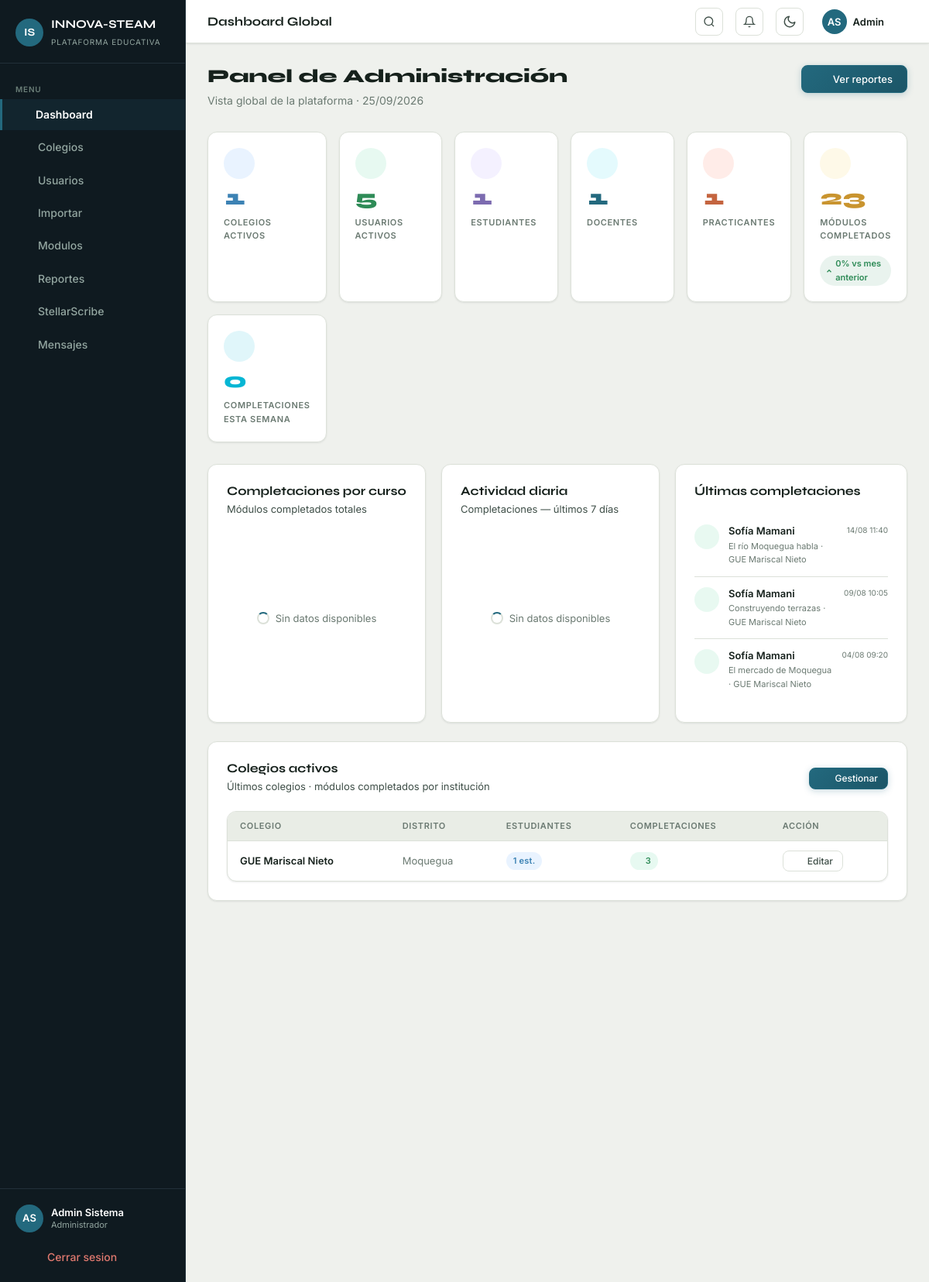
Page /admin/index.php (signed in) on the committed database.
### tables this page shows
CREATE TABLE progreso_estudiante (
  id              INT UNSIGNED AUTO_INCREMENT PRIMARY KEY,
  estudiante_id   INT UNSIGNED NOT NULL,
  modulo_id       INT UNSIGNED NOT NULL,
  paso_actual     TINYINT      NOT NULL DEFAULT 1,
  estrellas_quiz  TINYINT      NOT NULL DEFAULT 0,
  intentos_quiz   TINYINT      NOT NULL DEFAULT 0,
  completado      TINYINT(1)   NOT NULL DEFAULT 0,
  completado_en   TIMESTAMP    NULL,
  UNIQUE KEY uk_progreso (estudiante_id, modulo_id),
  CONSTRAINT fk_prog_estudiante FOREIGN KEY (estudiante_id) REFERENCES usuarios(id) ON DELETE CASCADE,
  CONSTRAINT fk_prog_modulo     FOREIGN KEY (modulo_id)     REFERENCES modulos(id)  ON DELETE CASCADE
);

CREATE TABLE usuarios (
  id              INT UNSIGNED AUTO_INCREMENT PRIMARY KEY,
  nombre          VARCHAR(100) NOT NULL,
  apellido        VARCHAR(100) NOT NULL,
  email           VARCHAR(180) UNIQUE,
  codigo_acceso   VARCHAR(30)  UNIQUE,
  password_hash   VARCHAR(255) NOT NULL,
  rol             ENUM('admin','admin_colegio','docente','practicante','estudiante') NOT NULL,
  colegio_id      INT UNSIGNED,
  universidad     VARCHAR(200),
  telefono_tutor  VARCHAR(30),
  activo          TINYINT(1)   NOT NULL DEFAULT 1,
  created_at      TIMESTAMP    NOT NULL DEFAULT CURRENT_TIMESTAMP,
  CONSTRAINT fk_usuarios_colegio FOREIGN KEY (colegio_id) REFERENCES colegios(id) ON DELETE SET NULL
);

CREATE TABLE modulos (
  id                  INT UNSIGNED AUTO_INCREMENT PRIMARY KEY,
  curso_id            INT UNSIGNED NOT NULL,
  titulo              VARCHAR(200) NOT NULL,
  descripcion         TEXT,
  grado_ciclo         ENUM('ciclo_v','ambos') NOT NULL DEFAULT 'ciclo_v',
  minutos_estimados   INT          NOT NULL DEFAULT 45,
  orden               INT          NOT NULL DEFAULT 0,
  activo              TINYINT(1)   NOT NULL DEFAULT 1,
  created_at          TIMESTAMP    NOT NULL DEFAULT CURRENT_TIMESTAMP,
  CONSTRAINT fk_modulos_curso FOREIGN KEY (curso_id) REFERENCES cursos(id) ON DELETE CASCADE
);

CREATE TABLE colegios (
  id          INT UNSIGNED AUTO_INCREMENT PRIMARY KEY,
  nombre      VARCHAR(200)  NOT NULL,
  distrito    VARCHAR(100)  NOT NULL,
  ugel_codigo VARCHAR(30)   NOT NULL,
  director    VARCHAR(150),
  telefono    VARCHAR(30),
  activo      TINYINT(1)    NOT NULL DEFAULT 1,
  created_at  TIMESTAMP     NOT NULL DEFAULT CURRENT_TIMESTAMP
);

### includes/config.php (called while the page is built, shortened)
<?php
function sanitize(string $val): string
{
    return htmlspecialchars(trim($val), ENT_QUOTES, 'UTF-8');
}

### admin/index.php (the view, shortened to what this page needs)
<?php
require_once __DIR__ . '/../includes/config.php';
$pdo = getDB();
$porRol = [];
$totalUsuarios = 0;
foreach ($pdo->query("SELECT rol, COUNT(*) AS n FROM usuarios WHERE activo=1 GROUP BY rol") as $fila) {
    $porRol[$fila['rol']] = (int)$fila['n'];
    $totalUsuarios += (int)$fila['n'];
}
$stats = [
    'colegios'     => (int)$pdo->query("SELECT COUNT(*) FROM colegios WHERE activo=1")->fetchColumn(),
    'usuarios'     => $totalUsuarios,
    'estudiantes'  => $porRol['estudiante']  ?? 0,
    'docentes'     => $porRol['docente']     ?? 0,
    'practicantes' => $porRol['practicante'] ?? 0,
    'completados'  => (int)$pdo->query("SELECT COUNT(*) FROM progreso_estudiante WHERE completado=1")->fetchColumn(),
];
$prev = [
    'colegios'     => (int)$pdo->query("SELECT COUNT(*) FROM colegios WHERE activo=1 AND created_at < DATE_SUB(NOW(), INTERVAL 30 DAY)")->fetchColumn(),
    'usuarios'     => (int)$pdo->query("SELECT COUNT(*) FROM usuarios WHERE activo=1 AND created_at < DATE_SUB(NOW(), INTERVAL 30 DAY)")->fetchColumn(),
    'completados'  => (int)$pdo->query("SELECT COUNT(*) FROM progreso_estudiante WHERE completado=1 AND completado_en < DATE_SUB(NOW(), INTERVAL 30 DAY)")->fetchColumn(),
];
function trendPct(int $curr, int $prev): array {
    if ($prev === 0) return ['pct' => null, 'dir' => 'flat'];
    $pct = round(($curr - $prev) / $prev * 100);
    return ['pct' => abs($pct), 'dir' => $pct >= 0 ? 'up' : 'down'];
}
$tCompletados = trendPct($stats['completados'], $prev['completados']);
$actividad = $pdo->query("
    SELECT u.nombre, u.apellido, m.titulo AS modulo, c.nombre AS colegio,
           pe.completado_en
    FROM progreso_estudiante pe
    JOIN usuarios u ON u.id = pe.estudiante_id
    JOIN modulos m ON m.id = pe.modulo_id
    JOIN estudiante_aula ea ON ea.estudiante_id = pe.estudiante_id
    JOIN aulas a ON a.id = ea.aula_id
    JOIN colegios c ON c.id = a.colegio_id
    WHERE pe.completado = 1
    ORDER BY pe.completado_en DESC
    LIMIT 8
")->fetchAll();
$stats['esta_semana'] = (int)$pdo->query("SELECT COUNT(*) FROM progreso_estudiante WHERE completado=1 AND completado_en >= DATE_SUB(NOW(), INTERVAL 7 DAY)")->fetchColumn();
$colegiosRecientes = $pdo->query("
    SELECT col.*,
           COUNT(DISTINCT u.id)   AS total_estudiantes,
           COUNT(DISTINCT pe.id)  AS total_completados
    FROM colegios col
    LEFT JOIN aulas a ON a.colegio_id = col.id
    LEFT JOIN estudiante_aula ea ON ea.aula_id = a.id
    LEFT JOIN usuarios u ON u.id = ea.estudiante_id AND u.rol='estudiante'
    LEFT JOIN progreso_estudiante pe ON pe.estudiante_id = u.id AND pe.completado = 1
    WHERE col.activo = 1
    GROUP BY col.id
    ORDER BY col.created_at DESC
    LIMIT 6
")->fetchAll();
require_once __DIR__ . '/../includes/header.php';
?>
<div class="page-action-header">
  <div>
    <h1 class="page-title">Panel de Administración</h1>
    <p class="page-subtitle">Vista global de la plataforma · <?= date('d/m/Y') ?></p>
  </div>
  <a href="<?= BASE_URL ?>/admin/reportes.php" class="btn btn-primary">
    <i data-lucide="bar-chart-2" style="width:16px;height:16px"></i>
    Ver reportes
  </a>
</div>
<div class="stats-grid-6">
  <div class="stat-card">
    <div class="stat-icon" style="background:rgba(74,158,255,.12);color:var(--blue)">
      <i data-lucide="building-2" style="width:22px;height:22px"></i>
    </div>
    <div class="stat-value" style="color:var(--blue)"><?= $stats['colegios'] ?></div>
    <div class="stat-label">Colegios activos</div>
  </div>
  <div class="stat-card">
    <div class="stat-icon" style="background:rgba(62,207,142,.12);color:var(--green)">
      <i data-lucide="users" style="width:22px;height:22px"></i>
    </div>
    <div class="stat-value" style="color:var(--green)"><?= $stats['usuarios'] ?></div>
    <div class="stat-label">Usuarios activos</div>
  </div>
  <div class="stat-card">
    <div class="stat-icon" style="background:rgba(167,139,250,.12);color:var(--purple)">
      <i data-lucide="graduation-cap" style="width:22px;height:22px"></i>
    </div>
    <div class="stat-value" style="color:var(--purple)"><?= $stats['estudiantes'] ?></div>
    <div class="stat-label">Estudiantes</div>
  </div>
  <div class="stat-card">
    <div class="stat-icon" style="background:rgba(34,211,238,.12);color:var(--teal)">
      <i data-lucide="user-check" style="width:22px;height:22px"></i>
    </div>
    <div class="stat-value" style="color:var(--teal)"><?= $stats['docentes'] ?></div>
    <div class="stat-label">Docentes</div>
  </div>
  <div class="stat-card">
    <div class="stat-icon" style="background:rgba(251,99,64,.12);color:var(--coral)">
      <i data-lucide="book-open" style="width:22px;height:22px"></i>
    </div>
    <div class="stat-value" style="color:var(--coral)"><?= $stats['practicantes'] ?></div>
    <div class="stat-label">Practicantes</div>
  </div>
  <div class="stat-card">
    <div class="stat-icon" style="background:rgba(245,200,66,.12);color:var(--gold)">
      <i data-lucide="check-circle-2" style="width:22px;height:22px"></i>
    </div>
    <div class="stat-value" style="color:var(--gold)"><?= $stats['completados'] ?></div>
    <div class="stat-label">Módulos completados</div>
    <?php if ($tCompletados['pct'] !== null): ?>
    <span class="stat-trend <?= $tCompletados['dir'] ?>">
      <?php if ($tCompletados['dir'] === 'up'): ?>
      <svg viewBox="0 0 24 24" fill="none" stroke="currentColor" stroke-width="3"><polyline points="18 15 12 9 6 15"/></svg>
      <?php else: ?>
      <svg viewBox="0 0 24 24" fill="none" stroke="currentColor" stroke-width="3"><polyline points="6 9 12 15 18 9"/></svg>
      <?php endif; ?>
      <?= $tCompletados['pct'] ?>% vs mes anterior
    </span>
    <?php endif; ?>
  </div>
  <div class="stat-card" style="grid-column:span 1">
    <div class="stat-icon" style="background:rgba(6,182,212,.12);color:#06b6d4">
      <i data-lucide="zap" style="width:22px;height:22px"></i>
    </div>
    <div class="stat-value" style="color:#06b6d4"><?= $stats['esta_semana'] ?></div>
    <div class="stat-label">Completaciones esta semana</div>
  </div>
</div>
<div style="display:grid;grid-template-columns:1fr 1fr 300px;gap:20px;margin-bottom:24px">
  <div class="card">
    <div class="card-header">
      <div>
        <h2 class="card-title">Completaciones por curso</h2>
        <p class="card-subtitle">Módulos completados totales</p>
      </div>
    </div>
    <div class="chart-container" style="height:220px;position:relative" id="wrap1">
      <div class="chart-loading" id="load1">Cargando...</div>
    </div>
  </div>
  <div class="card">
    <div class="card-header">
      <div>
        <h2 class="card-title">Actividad diaria</h2>
        <p class="card-subtitle">Completaciones — últimos 7 días</p>
      </div>
    </div>
    <div class="chart-container" style="height:220px;position:relative" id="wrap2">
      <div class="chart-loading" id="load2">Cargando...</div>
    </div>
  </div>
  <div class="card" style="min-width:0">
    <div class="card-header">
      <h2 class="card-title">Últimas completaciones</h2>
    </div>
    <?php if (empty($actividad)): ?>
    <p style="font-size:13px;color:var(--text-muted);padding:8px 0">Sin actividad reciente.</p>
    <?php else: ?>
    <div class="activity-feed">
      <?php foreach ($actividad as $a): ?>
      <div class="activity-item">
        <div class="activity-dot" style="background:rgba(62,207,142,.12);color:var(--green)">
          <i data-lucide="check-circle-2"></i>
        </div>
        <div class="activity-text">
          <div class="activity-title"><?= sanitize($a['nombre'] . ' ' . $a['apellido']) ?></div>
          <div class="activity-meta"><?= sanitize($a['modulo']) ?> · <?= sanitize($a['colegio']) ?></div>
        </div>
        <span style="font-size:10px;color:var(--text-muted);white-space:nowrap;flex-shrink:0">
          <?= isset($a['completado_en']) ? date('d/m H:i', strtotime($a['completado_en'])) : '' ?>
        </span>
      </div>
      <?php endforeach; ?>
    </div>
    <?php endif; ?>
  </div>
</div>
<div class="card mb-24">
  <div class="card-header">
    <div>
      <h2 class="card-title">Colegios activos</h2>
      <p class="card-subtitle">Últimos colegios · módulos completados por institución</p>
    </div>
    <a href="<?= BASE_URL ?>/admin/colegios.php" class="btn btn-primary btn-sm">
      <i data-lucide="settings" style="width:14px;height:14px"></i>
      Gestionar
    </a>
  </div>
  <div class="table-wrapper">
    <table>
      <thead>
        <tr>
          <th>Colegio</th>
          <th>Distrito</th>
          <th>Estudiantes</th>
          <th>Completaciones</th>
          <th>Acción</th>
        </tr>
      </thead>
      <tbody>
        <?php if (empty($colegiosRecientes)): ?>
        <tr><td colspan="5" style="text-align:center;padding:32px;color:var(--text-muted)">Sin colegios registrados</td></tr>
        <?php else: ?>
        <?php foreach ($colegiosRecientes as $col): ?>
        <tr>
          <td style="font-weight:600"><?= sanitize($col['nombre']) ?></td>
          <td style="color:var(--text-muted)"><?= sanitize($col['distrito']) ?></td>
          <td><span class="badge" style="background:rgba(74,158,255,.12);color:var(--blue)"><?= (int)$col['total_estudiantes'] ?> est.</span></td>
          <td>
            <span class="badge" style="background:rgba(62,207,142,.12);color:var(--green)">
              <i data-lucide="check" style="width:11px;height:11px"></i>
              <?= (int)$col['total_completados'] ?>
            </span>
          </td>
          <td>
            <a href="<?= BASE_URL ?>/admin/colegios.php?edit=<?= (int)$col['id'] ?>" class="btn btn-ghost btn-sm">
              <i data-lucide="pencil" style="width:13px;height:13px"></i>
              Editar
            </a>
          </td>
        </tr>
        <?php endforeach; ?>
        <?php endif; ?>
      </tbody>
    </table>
  </div>
</div>
<div style="display:grid;grid-template-columns:1fr 1fr;gap:20px;margin-bottom:24px">
</div>
<?php require_once __DIR__ . '/../includes/footer.php'; ?>

### assets/css/motion.css (style rules this page uses)
.reveal-ready [data-reveal] { opacity: 0; transform: translateY(14px); }
.reveal-ready [data-reveal].is-visible { opacity: 1; transform: none; transition: opacity .45s cubic-bezier(.22, 1, .36, 1), transform .45s cubic-bezier(.22, 1, .36, 1); transition-delay: var(--reveal-delay, 0ms); }
.stat-value, .ring-label, td.num, .tabular { font-variant-numeric: tabular-nums; }
.stat-card { position: relative; }
.stat-card::before { content: ''; position: absolute; top: 0; left: 0; right: 0; height: 2px; background: var(--accent); border-radius: var(--radius) var(--radius) 0 0; transform: scaleX(0); transform-origin: left; transition: transform .3s cubic-bezier(.22, 1, .36, 1); }
:where(a, button, input, select, textarea, [tabindex]):focus-visible { outline: 2px solid var(--accent); outline-offset: 2px; border-radius: 4px; }

### rows in the picture
progreso_estudiante: estudiante.apellido "Sofía Mamani", modulo.titulo "El río Moquegua habla", colegios.nombre "GUE Mariscal Nieto", completado_en "14/08 11:40"
progreso_estudiante: estudiante.apellido "Sofía Mamani", modulo.titulo "Construyendo terrazas", colegios.nombre "GUE Mariscal Nieto", completado_en "09/08 10:05"
progreso_estudiante: estudiante.apellido "Sofía Mamani", modulo.titulo "El mercado de Moquegua", colegios.nombre "GUE Mariscal Nieto", completado_en "04/08 09:20"
colegios: nombre "GUE Mariscal Nieto", distrito "Moquegua", total_estudiantes "1", total_completados "3"

### other values in the picture
$item['label'] "Dashboard"
$item['label'] "Colegios"
$item['label'] "Usuarios"
$item['label'] "Importar"
$item['label'] "Modulos"
$item['label'] "Reportes"
$item['label'] "StellarScribe"
$item['label'] "Mensajes"
$initials "AS"
$rolLabel "Administrador"
$pageTitle "Dashboard Global"
$user['nombre'] "Admin"
$stats['colegios'] "1"
$stats['usuarios'] "5"
$stats['estudiantes'] "1"
